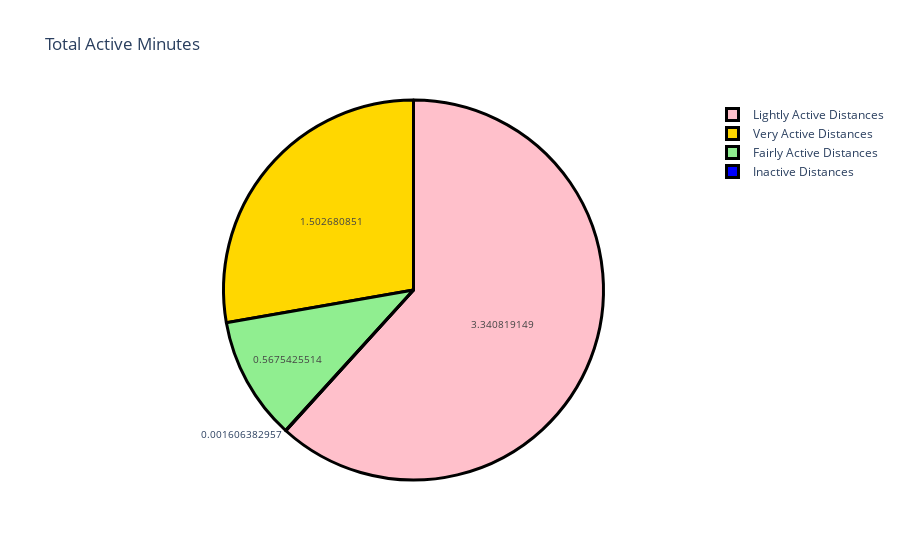

Here is the notebook cell this chart was saved with:
### Markdown cell above
Observations:
1. 81,3% Total Inactive Minutes in a day
2. 15,8% Lightly Active Minutes in a day
3. 1,74% (21 minutes) Very Active Minutes in a day
4. 1,11% (13 minutes) Fairly Active Minutes in a day

### Code cell
label = ["Very Active Distances", "Fairly Active Distances", 
         "Lightly Active Distances", "Inactive Distances"]
counts = df[["VeryActiveDistance", "ModeratelyActiveDistance", 
               "LightActiveDistance", "SedentaryActiveDistance"]].mean()
colors = ['gold','lightgreen', "pink", "blue"]

fig = go.Figure(data=[go.Pie(labels=label, values=counts)])
fig.update_layout(title_text='Total Active Minutes')
fig.update_traces(hoverinfo='label+percent', textinfo='value', textfont_size=10,
                  marker=dict(colors=colors, line=dict(color='black', width=3)))
fig.show()

### Figure 1 — Plotly figure (JSON) as saved in the notebook; plotly's stock layout.template omitted (floating-point values rounded to 4 significant figures)
{"data": [{"hoverinfo": "label+percent", "labels": ["Very Active Distances", "Fairly Active Distances", "Lightly Active Distances", "Inactive Distances"], "marker": {"colors": ["gold", "lightgreen", "pink", "blue"], "line": {"color": "black", "width": 3}}, "textfont": {"size": 10}, "textinfo": "value", "type": "pie", "values": [1.503, 0.5675, 3.341, 0.001606]}], "layout": {"title": {"text": "Total Active Minutes"}}}
